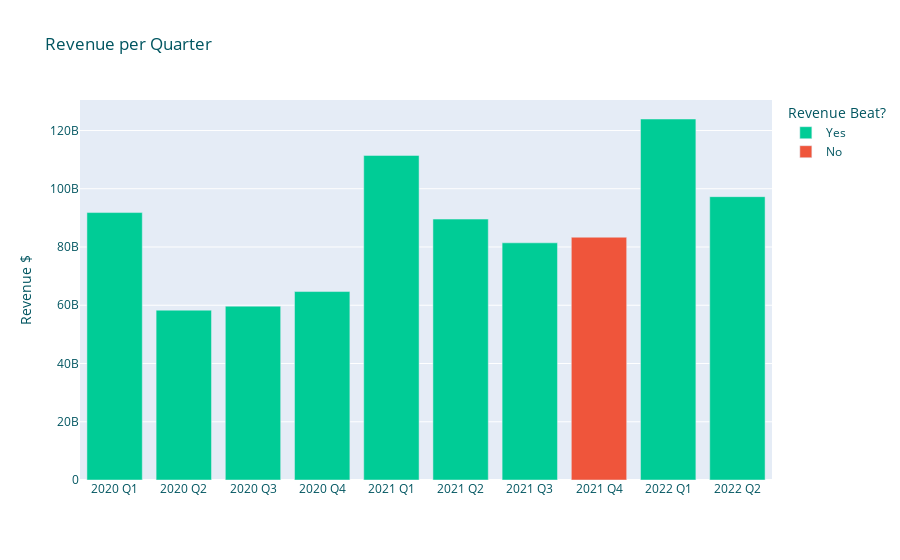

The cell this chart's notebook holds for it:
### Code cell
fig_revenue

### Figure 1 — Plotly figure (JSON) as saved in the notebook; plotly's stock layout.template omitted (floating-point values rounded to 4 significant figures)
{"data": [{"alignmentgroup": "True", "hovertemplate": "Revenue Beat?=Yes<br>=%{x}<br>Revenue $=%{y}<extra></extra>", "legendgroup": "Yes", "marker": {"color": "#00cc96", "pattern": {"shape": ""}}, "name": "Yes", "offsetgroup": "Yes", "orientation": "v", "showlegend": true, "textposition": "auto", "type": "bar", "x": ["2021 Q1", "2022 Q1", "2021 Q3", "2020 Q1", "2021 Q2", "2022 Q2", "2020 Q4", "2020 Q2", "2020 Q3"], "xaxis": "x", "y": [111439000000, 123945000000, 81434000000, 91819000000, 89584000000, 97278000000, 64698000000, 58313000000, 59685000000], "yaxis": "y"}, {"alignmentgroup": "True", "hovertemplate": "Revenue Beat?=No<br>=%{x}<br>Revenue $=%{y}<extra></extra>", "legendgroup": "No", "marker": {"color": "#ef553b", "pattern": {"shape": ""}}, "name": "No", "offsetgroup": "No", "orientation": "v", "showlegend": true, "textposition": "auto", "type": "bar", "x": ["2021 Q4"], "xaxis": "x", "y": [83360000000], "yaxis": "y"}], "layout": {"barmode": "relative", "font": {"color": "#015560"}, "legend": {"title": {"text": "Revenue Beat?"}, "tracegroupgap": 0}, "title": {"text": "Revenue per Quarter"}, "xaxis": {"anchor": "y", "categoryarray": ["2020 Q1", "2020 Q2", "2020 Q3", "2020 Q4", "2021 Q1", "2021 Q2", "2021 Q3", "2021 Q4", "2022 Q1", "2022 Q2"], "categoryorder": "array", "domain": [0, 1], "title": {"text": ""}}, "yaxis": {"anchor": "x", "domain": [0, 1], "title": {"text": "Revenue $"}}}}
